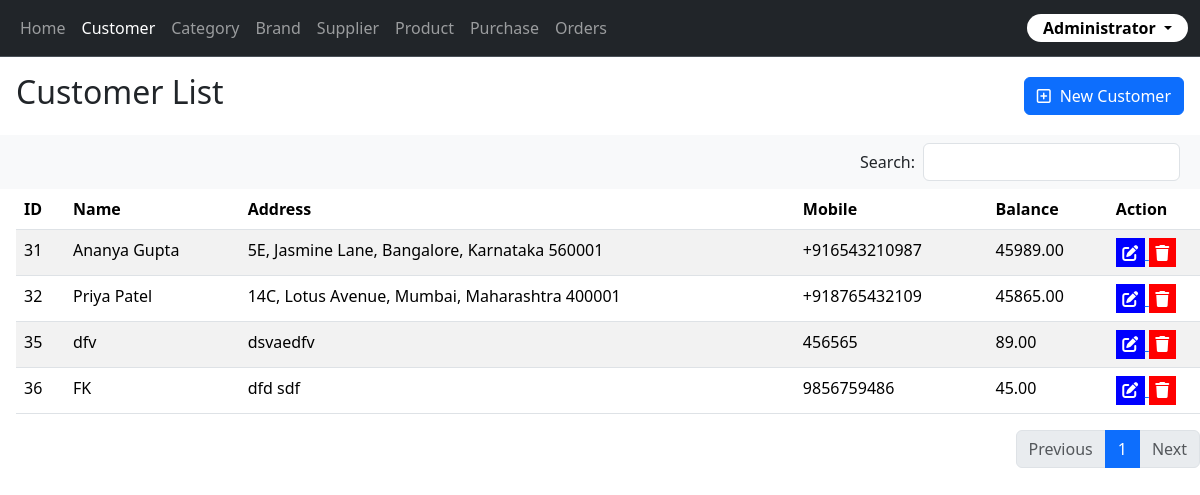
The page /customer/ (signed in) on the database its author committed.
### inventory/models.py (models this page shows, shortened)
class Ims_customer(models.Model):
    name = models.CharField(max_length=200)
    address = models.TextField()
    mobile = models.CharField(max_length=50)
    balance = models.DecimalField(max_digits=10, decimal_places=2)

### inventory/views.py (the view, shortened to what this page needs)
# urls.py: path('customer/', views.customer, name='customer'),
@login_required(login_url="login")
def customer(request):
    customers = Ims_customer.objects.all().order_by('id')
    paginated_customers = paginate(request, customers, items_per_page=number_of_items)
    return render(request, 'customer.html', {'customers': paginated_customers})

### inventory/views.py (called while the page is built)
@login_required(login_url="login")
def paginate(request, tname, items_per_page=1):
    page_num = request.GET.get('page')
    paginator = Paginator(tname, items_per_page)
    try:
        paginated_view = paginator.page(page_num)
    except PageNotAnInteger:
        paginated_view = paginator.page(1)
    except EmptyPage:
        paginated_view = paginator.page(paginator.num_pages)
    return paginated_view

### templates/customer.html (shortened to what this page needs)
{% extends "base.html" %}
{% block content %}
<div class="m-3 d-flex justify-content-between align-items-center">
    <h2>Customer List</h2>
    <a href="#" class="btn btn-primary" type="button" id="newCustomerBtn" >
      <i class="fa-regular fa-square-plus" style="margin-right: .3em"></i> New Customer</a>
</div>
<nav class="navbar bg-body-tertiary">
    <div class="container-fluid justify-content-end">
        <form class="d-flex align-items-center" role="search" action="{% url 'search_customers' %}" method="GET">
            <span class="me-2">Search:</span>
            <input class="form-control me-2" type="search" aria-label="Search" name="query">
        </form>
    </div>
</nav>
<table class="table table-striped mx-3">
  <thead>
    <tr>
      <th scope="col">ID</th>
      <th scope="col">Name</th>
      <th scope="col">Address</th>
      <th scope="col">Mobile</th>
      <th scope="col">Balance</th>
      <th scope="col">Action</th>
    </tr>
  </thead>
  <tbody>
    {% for customer in customers %}
      <tr>
          <td>{{ customer.id }}</td>
          <td>{{ customer.name }}</td>
          <td>{{ customer.address }}</td>
          <td>{{ customer.mobile }}</td>
          <td>{{ customer.balance }}</td>
          <td>
            <div>
              <a href="#" id="editCustomerBtn-{{customer.id}}" class="edit">
                <i class="fa-solid fa-pen-to-square" style="background-color: blue; color: white; padding:.4em"></i>
              </a>
              <a href="{% url 'delete' customer.id %}"><i class="fa-solid fa-trash" style="background-color: red; color: white; padding:.4em"></i></a>
            </div>
          </td>
      </tr>
    {% endfor %}
  </tbody>
</table>
{% include "pagination.html" with VARIABLE_NAME=customers %}
{% endblock content %}

### rows shown on the page
Ims_customer: id "31", name "Ananya Gupta", address "5E, Jasmine Lane, Bangalore, Karnataka 560001", mobile "+916543210987", balance "45989.00"
Ims_customer: id "32", name "Priya Patel", address "14C, Lotus Avenue, Mumbai, Maharashtra 400001", mobile "+918765432109", balance "45865.00"
Ims_customer: id "35", name "dfv", address "dsvaedfv", mobile "456565", balance "89.00"
Ims_customer: id "36", name "FK", address "dfd sdf", mobile "9856759486", balance "45.00"

### other values the page prints
{{ i }} "1"
